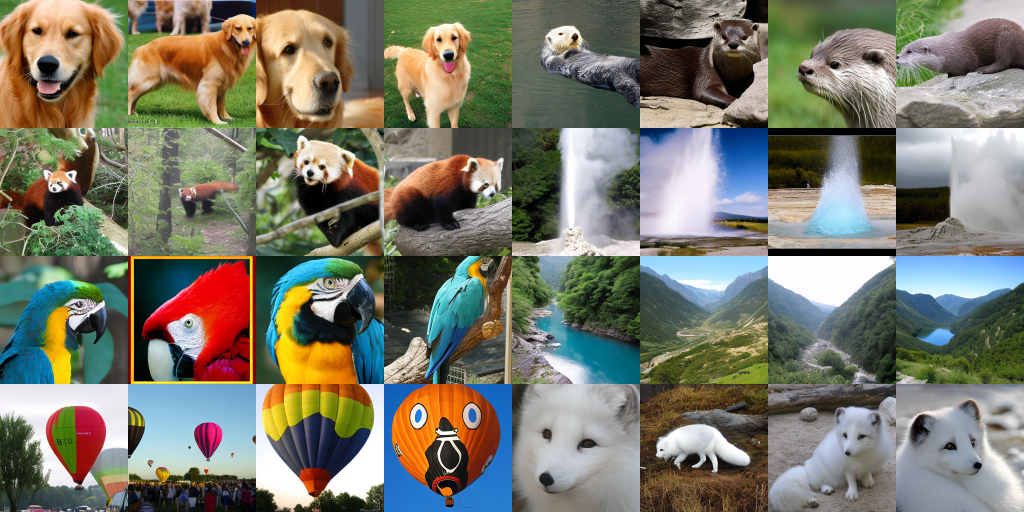
#> input picture sample.png, 2048 x 1024 px, given in place of joint_curriculum_final.png, which was not available (shown at 1/2 size)
$ python iterate_curriculum_alignment.py
#> lines starting #> are read from the running program, lines starting #| are printed output that depends on the picture; pictures that were not available may be replaced by others from this repository, and a replacement may not be noted
#!/usr/bin/env python3
"""
Iterate curriculum infographic generation and save visual comparisons.

This script runs the generator, saves the output into an iteration folder,
and creates side-by-side and diff images for manual visual review.
"""

import argparse
import json
from pathlib import Path
from datetime import datetime

from PIL import Image, ImageChops, ImageOps
import subprocess

ROOT = Path('/home/sunj11/Documents/U-ViT-fresh')
TARGET_PATH = ROOT / 'joint_curriculum_final.png'
OUTPUT_PATH = ROOT / 'curriculum_infographic.png'
ITER_DIR = ROOT / 'analysis_outputs' / 'iterations'


def next_iteration_dir(base_dir: Path) -> Path:
    base_dir.mkdir(parents=True, exist_ok=True)
    existing = sorted([p for p in base_dir.iterdir() if p.is_dir() and p.name.startswith('iter_')])
    if not existing:
        return base_dir / 'iter_0001'
    last = existing[-1].name.split('_')[-1]
    try:
        idx = int(last)
    except ValueError:
        idx = len(existing)
    return base_dir / f'iter_{idx + 1:04d}'


def create_comparisons(gen_path: Path, target_path: Path, out_dir: Path) -> None:
    gen = Image.open(gen_path).convert('RGB')
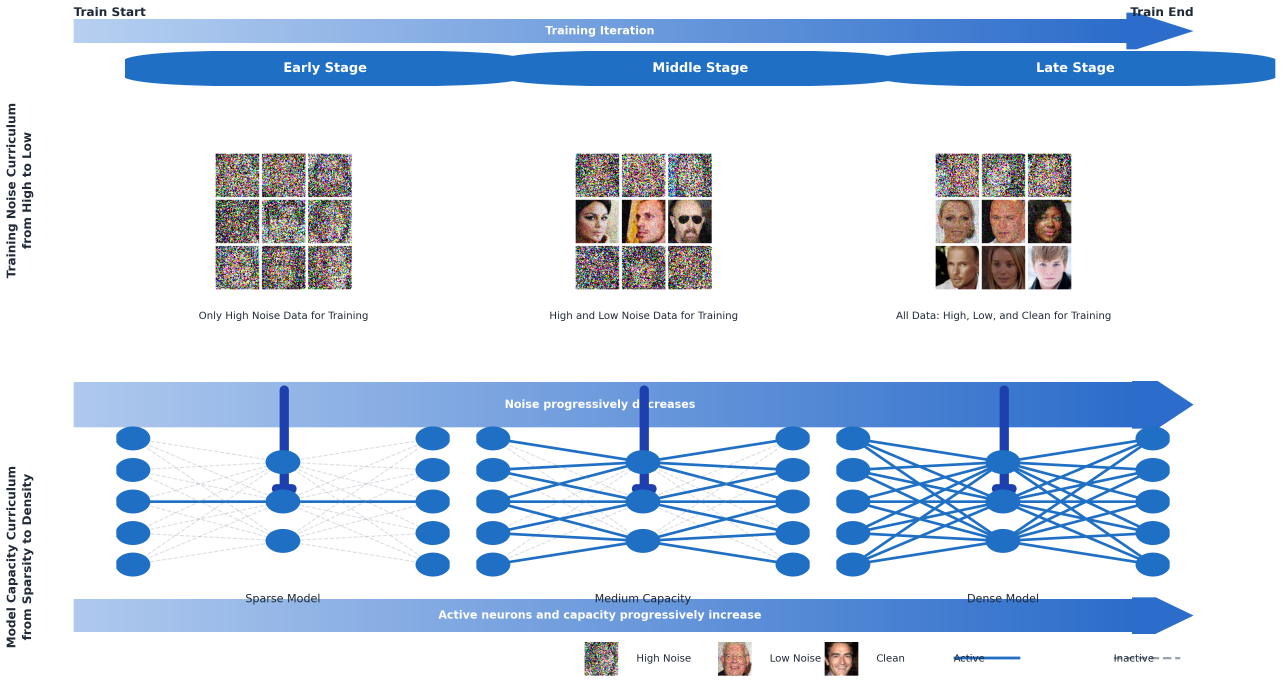
#> gen: PIL image 3846x2047 RGB (shown at 1/3 size); mean R, G, B 206.5, 218.7, 234.6
    target = Image.open(target_path).convert('RGB')
#> target is the input picture: PIL image 2048x1024 RGB; mean R, G, B 121.2, 121.3, 106.7

    # Normalize sizes for direct compare
    if gen.size != target.size:
        target = target.resize(gen.size, Image.LANCZOS)
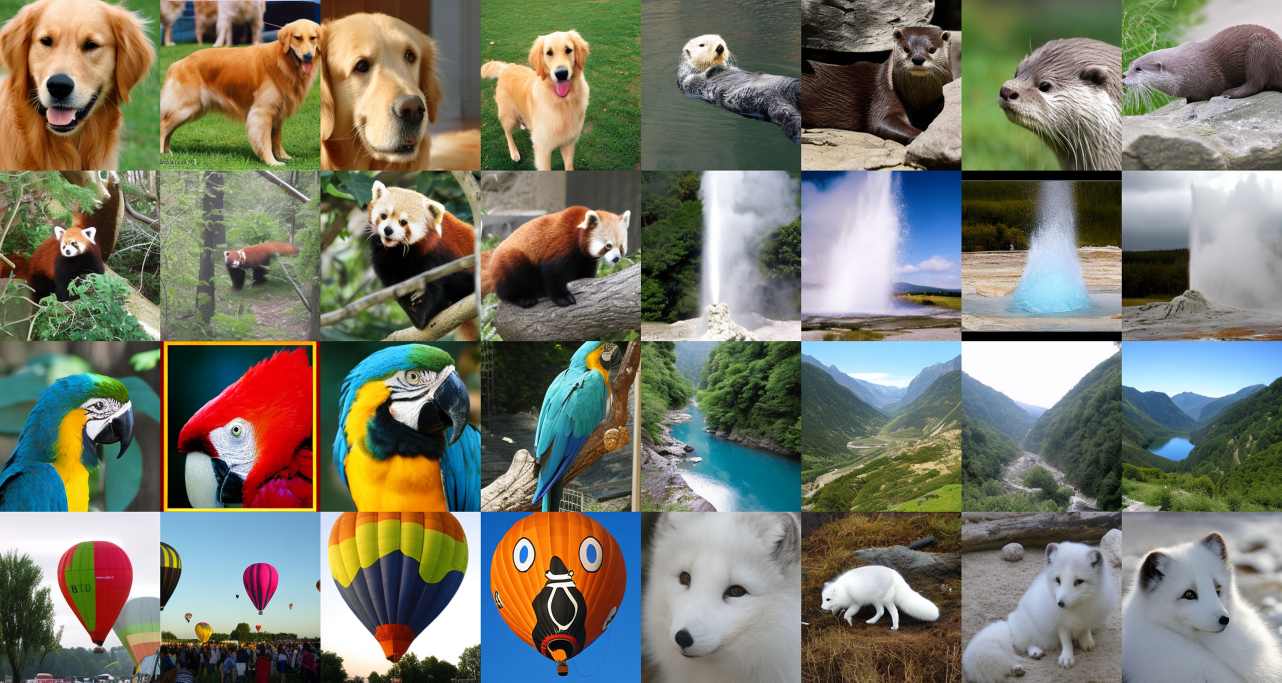
#> target: PIL image 3846x2047 RGB (shown at 1/3 size); mean R, G, B 121.2, 121.3, 106.7

    side_by_side = Image.new('RGB', (gen.width * 2, gen.height))
#> side_by_side: PIL image 7692x2047 RGB; every value is 0
    side_by_side.paste(gen, (0, 0))
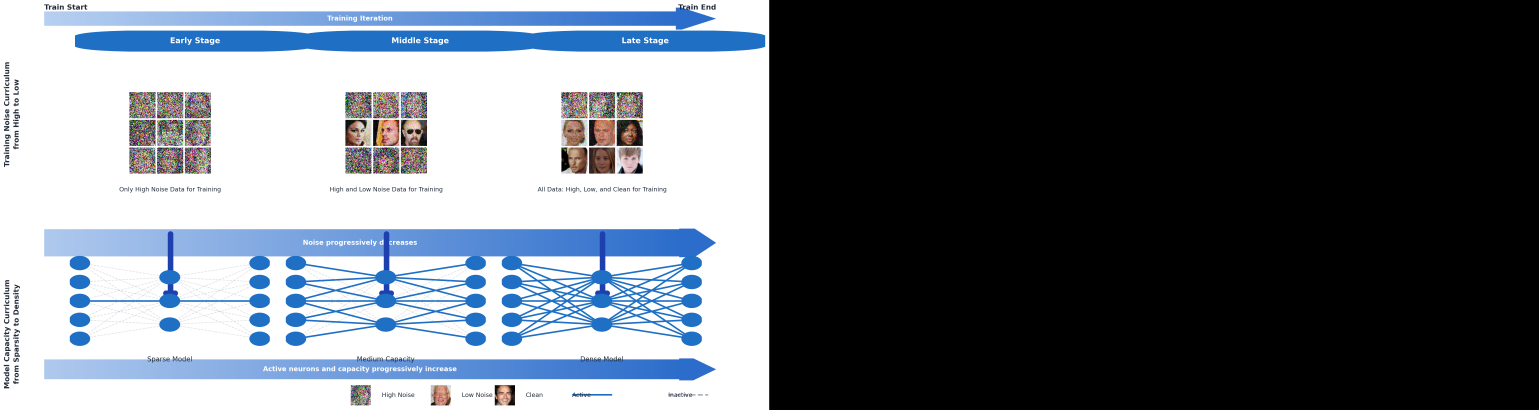
#> side_by_side: PIL image 7692x2047 RGB (shown at 1/5 size); mean R, G, B 103.3, 109.3, 117.3
    side_by_side.paste(target, (gen.width, 0))
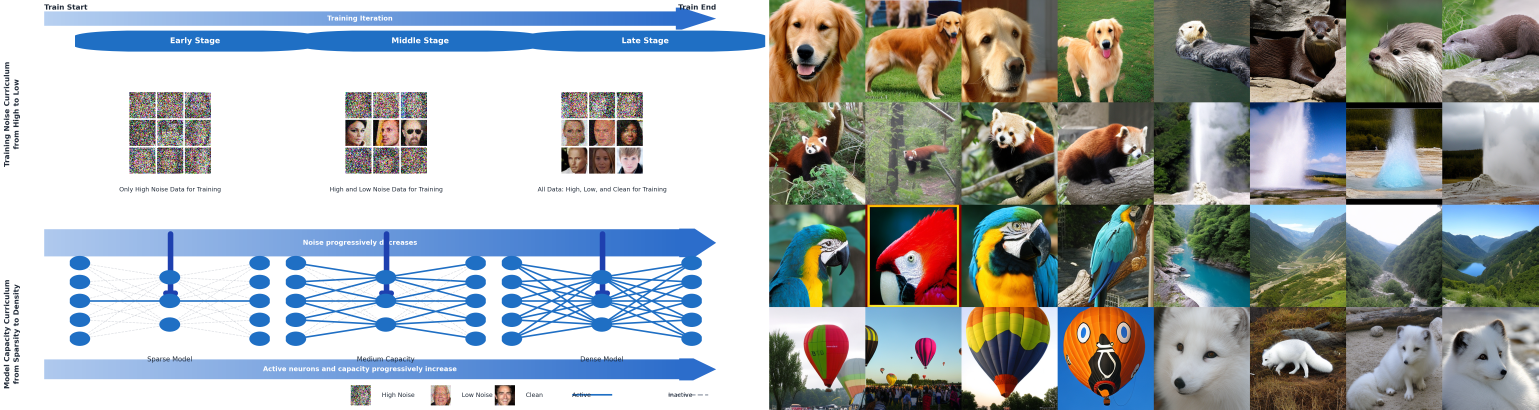
#> side_by_side: PIL image 7692x2047 RGB (shown at 1/5 size); mean R, G, B 163.9, 170, 170.6
    side_by_side.save(out_dir / 'side_by_side.png')

    diff = ImageChops.difference(gen, target)
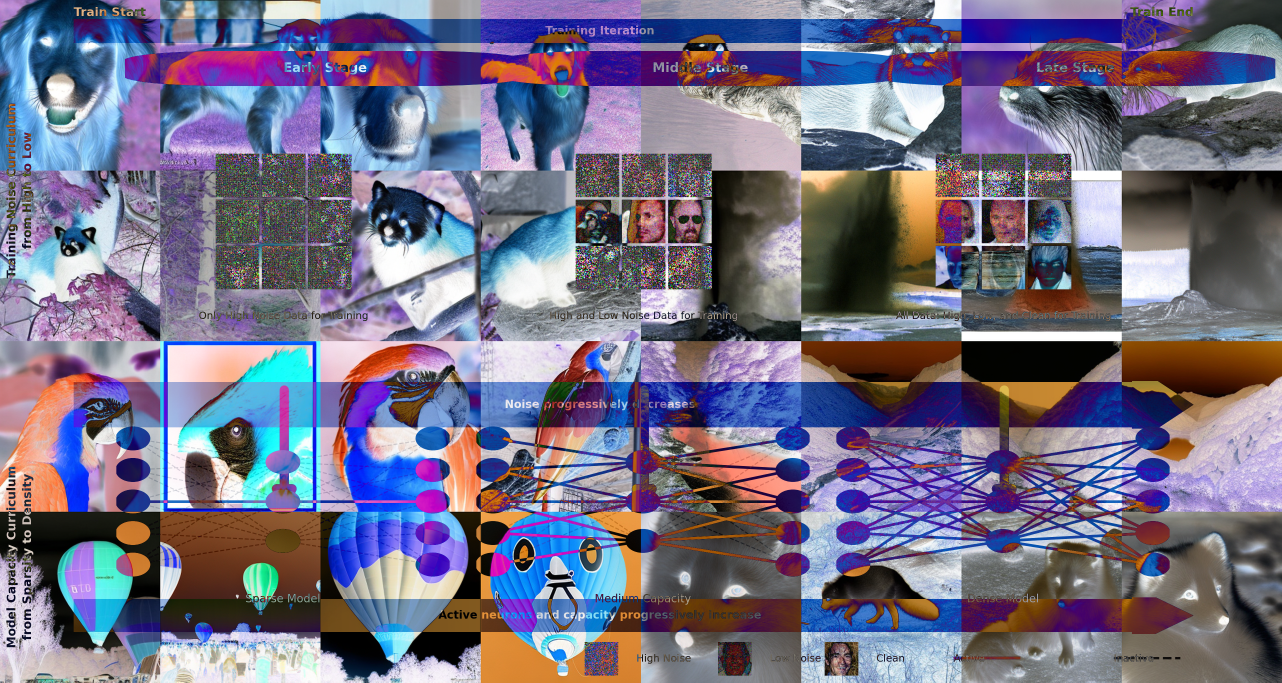
#> diff: PIL image 3846x2047 RGB (shown at 1/3 size); mean R, G, B 116.2, 111.1, 134.2
    diff_enhanced = ImageOps.autocontrast(diff, cutoff=1)
    diff_enhanced.save(out_dir / 'diff_autocontrast.png')

    # Overlay for quick scanning
    overlay = Image.blend(gen, target, alpha=0.5)
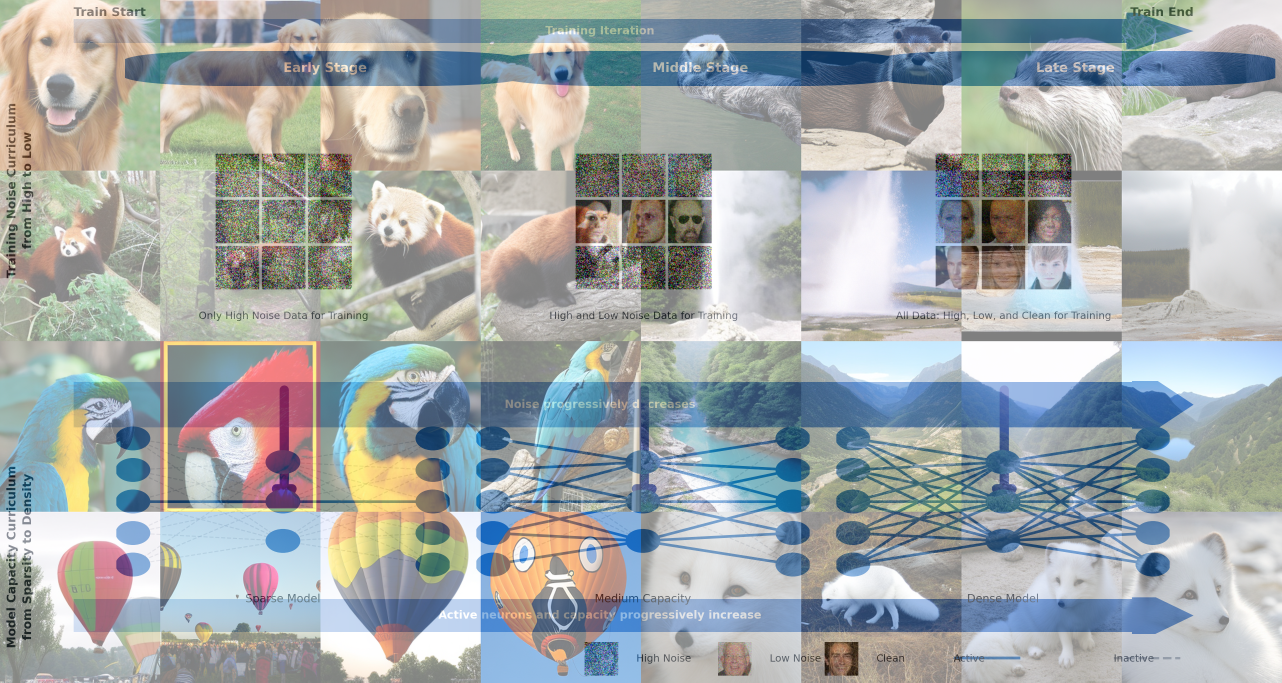
#> overlay: PIL image 3846x2047 RGB (shown at 1/3 size); mean R, G, B 163.6, 169.7, 170.4
    overlay.save(out_dir / 'overlay_50.png')


def run_iteration(config_path: Path, notes: str) -> Path:
    out_dir = next_iteration_dir(ITER_DIR)
    out_dir.mkdir(parents=True, exist_ok=True)

    # Run generator
    cmd = ['python', str(ROOT / 'create_curriculum_infographic.py'), '--config', str(config_path)]
    subprocess.run(cmd, check=True)

    # Copy outputs
    gen_copy = out_dir / 'curriculum_infographic.png'
    gen_copy.write_bytes(OUTPUT_PATH.read_bytes())

    create_comparisons(gen_copy, TARGET_PATH, out_dir)

    meta = {
        'timestamp': datetime.utcnow().isoformat() + 'Z',
        'config_path': str(config_path),
        'generator_output': str(gen_copy),
        'target_path': str(TARGET_PATH),
        'notes': notes
    }
    (out_dir / 'meta.json').write_text(json.dumps(meta, indent=2), encoding='utf-8')

    if notes:
        (out_dir / 'notes.txt').write_text(notes + '\n', encoding='utf-8')

    return out_dir


def main():
    parser = argparse.ArgumentParser(description='Iterate curriculum infographic alignment.')
    parser.add_argument('--config', default=str(ROOT / 'curriculum_infographic_config.json'))
    parser.add_argument('--notes', default='', help='Optional notes for this iteration.')
    args = parser.parse_args()

    out_dir = run_iteration(Path(args.config), args.notes)
    print(f'Iteration saved to {out_dir}')


if __name__ == '__main__':
    main()
